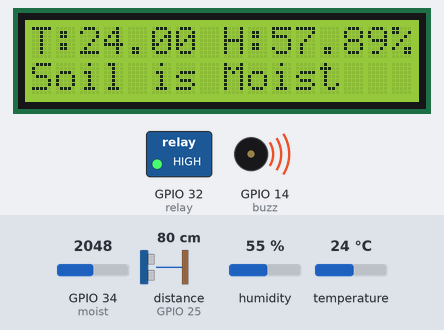
Simulated run of this sketch. Board: ESP32. Parts: 16×2 character LCD, switched loads named in the sketch (green lamp = pin HIGH), buzzer (waves = sounding, pin HIGH). Wiring (inferred from the names in the program): ultrasonic range finder: trigger GPIO 33; echo GPIO 25. Inputs (shaded band) come from the test bench; at power-on: GPIO 34 (moist) = 2048, temperature 24 °C, distance to the obstacle (sensor on GPIO 25) 80 cm, humidity 55 %. The echo pulse lasts 58.3 µs per cm; WiFi joins after 1.5 s; servers stay silent unless stated; pins used as bus, display or sensor lines are not drawn; what the sketch prints to the serial monitor is not drawn.

Above: at 3.0 s.
3.1 s: GPIO 34 (moist) set to 2993
4.8 s: GPIO 34 (moist) set to 3084
At 6.5 s:
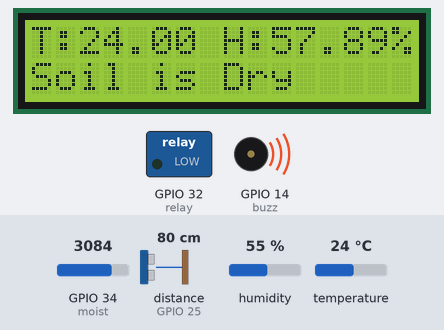
6.9 s: temperature set to 2 °C
At 10.0 s:
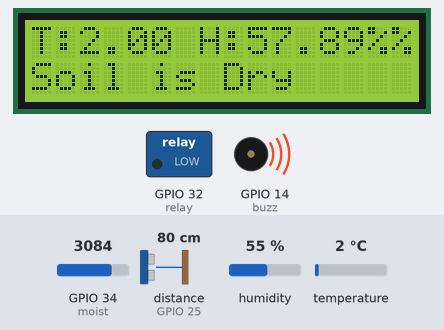
10.3 s: GPIO 34 (moist) set to 60
At 11.7 s:
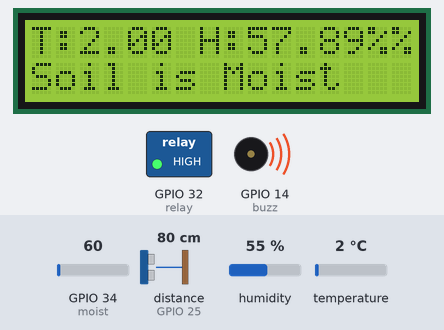
12.0 s: distance to the obstacle (sensor on GPIO 25) set to 16 cm
13.5 s: distance to the obstacle (sensor on GPIO 25) set to 13 cm
At 15.1 s:
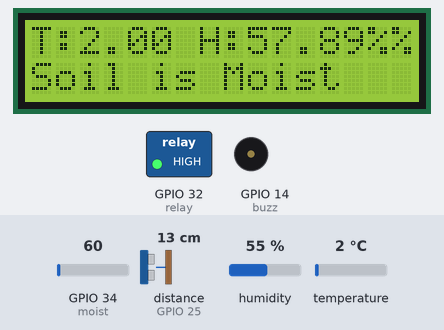
Timing chart, 0 to 16.4 s (numbered marks = the images above; inputs shaded):
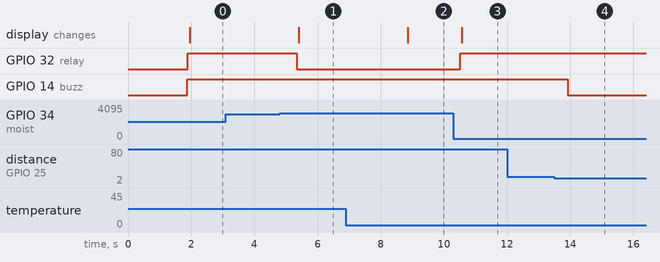

Measured:
- the behaviour switches between 3030 and 3031 on GPIO 34 (moist) (found by bisection; images 0 and 1)
- the behaviour switches between 15 and 14 cm on distance to the obstacle (sensor on GPIO 25) (found by bisection; images 3 and 4)
- after the input at 3.1 s, every drawn part: stays the same
- after the input at 4.8 s, GPIO 32 (relay): HIGH → LOW after 0.54 s; the display: changes after 0.60 s (image 1)
- after the input at 6.9 s, the display: changes after 2.0 s (image 2)
- after the input at 10.3 s, GPIO 32 (relay): LOW → HIGH after 0.21 s; the display: changes after 0.27 s (image 3)
- after the input at 12.0 s, every drawn part: stays the same
- after the input at 13.5 s, GPIO 14 (buzz): HIGH → LOW after 0.43 s

The sketch:

source_code.ino
```cpp
// defining template id, template name, and authentication token for blynk
#define BLYNK_TEMPLATE_ID "TMPL6vz_hl7sX"
#define BLYNK_TEMPLATE_NAME "Agricultural Monitoring System"
#define BLYNK_AUTH_TOKEN "2_5uaqB2kfyEOVY3MBl8nXV6BsUwMaWF"

// Library for DHT11 sensor
#include <DHT.h>
// Library for Liquid crystal display (I2C)
#include <LiquidCrystal_I2C.h>
// Libraries for blynk Iot platform
#include <WiFi.h>
#include <BlynkSimpleEsp32.h>
#include <Blynk.h>

// Defining the pins for sensors
#define Trig 33
#define Echo 25
#define buzz 14
#define dhtsen 15
#define moist 34
#define relay 32

// authentication for Blynk, ssid and pass for wifi
char auth[] = "2_5uaqB2kfyEOVY3MBl8nXV6BsUwMaWF";
char ssid[] = "WIFI";
char pass[] = "123456789@";

// Defining the lcd address, cloumns and rows
LiquidCrystal_I2C lcd(0x27, 16, 2);

// Defining dht11 sensor
DHT dht11(dhtsen, DHT11);

void setup() {
  // beggining serial communication with baud rate of 9600
  Serial.begin(9600);
  // Initializing trig pin of ultarsonic sensor
  pinMode(Trig, OUTPUT);
  // Initializing echo pin of ultrasonic sensor
  pinMode(Echo, INPUT);
  // Initializing the Buzzer
  pinMode(buzz, OUTPUT);
  // initializing dht11 sensor
  dht11.begin();
  // Initialing the LCD
  lcd.init();
  // Initializing the LCD Backlight
  lcd.backlight();
  // Initializing the soil moisture sensor
  pinMode(moist, INPUT);
  // Initalizing relay
  pinMode(relay, OUTPUT);
  // Initializing WiFi
  WiFi.begin(ssid, pass);
  // Initializing Blynk
  Blynk.begin(auth, ssid, pass);
}

void loop() {
  // generating pulse from the ultrasonic sensor
  digitalWrite(Trig, HIGH);
  delayMicroseconds(10);
  digitalWrite(Trig, LOW);

  // calculating duration of the pulse
  float duration = pulseIn(Echo, HIGH);

  // calculating distance from the object using the pulse
  long distance = 0.017 * duration;

  // printing the distance
  Serial.print("Distance:");
  Serial.print(distance);
  Serial.println("cm");

  // condition for buzzer to ring via distance
  if (distance < 3 || distance > 13)
  {
    digitalWrite(buzz, HIGH);
  }
  else
  {
    digitalWrite(buzz, LOW);
  }

  // water level in percentage
  float waterlevel = map(distance, 1, 20, 0, 100);

  // read humidity
  float humidity = dht11.readHumidity();
  // read humidty in celsius
  float temperature = dht11.readTemperature();

  // humidity in percentage
  float humidityper = (humidity/95)*100;

  //printing the values of temperature and humidity.
  Serial.print("humidity:");
  Serial.print(humidityper);
  Serial.println("%");
  Serial.print("Temperature:");
  Serial.println(temperature);

  // Calculating soil moisture
  int moisture = analogRead(moist);
  // converting moisture to percentage
  float moistper = map(moisture, 4095, 0, 0, 100);

  // printing the moisture value
  Serial.print("moisture value: ");
  Serial.println(moisture);

  String moistread;
  if (moistper >= 0 && moistper <= 25)
  {
    // Turn on water pump if moisture is low
    digitalWrite(relay, LOW);
    moistread = "Dry  ";
  }
  else if (moistper > 25 && moistper <= 100)
  {
    // Turn off water pump if moisture is high
    digitalWrite(relay, HIGH);
    moistread = "Moist";
  }

  int relayState = digitalRead(relay);
  if (relayState == HIGH)
  {
    Blynk.virtualWrite(V4, LOW);
  }
  else
  {
    Blynk.virtualWrite(V4, HIGH);
  }

  // printing the value of soil moisture
  Serial.print("Moisture percentage: ");
  Serial.print(moistper);
  Serial.println("%");

  // // LCD's first row
  lcd.setCursor(0, 0);
  lcd.print("T:");
  lcd.print(temperature);
  lcd.print(" H:");
  lcd.print(humidityper);
  lcd.print("%");
  // // LCD's second row
  lcd.setCursor(0, 1);
  lcd.print("Soil is ");
  lcd.print(moistread);

  // sending the readings to Blynk through virtual pins
  Blynk.virtualWrite(V0, temperature);
  Blynk.virtualWrite(V1, humidityper);
  Blynk.virtualWrite(V2, moistper);
  Blynk.virtualWrite(V3, waterlevel);

  delay(500);
}
```
